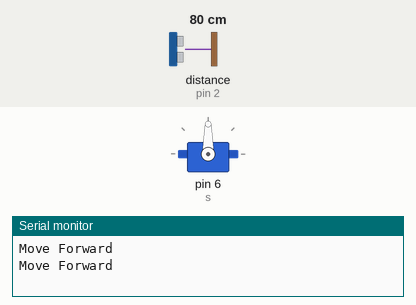
Bench run of a sketch on a simulated Arduino Uno, built with avr-gcc and run on an emulated ATmega328P. On the bench: servo, the last lines printed to the serial monitor. Wiring (inferred from the names in the program): ultrasonic range finder: trigger pin 3; echo pin 2. Inputs (shaded band) come from the test bench; at power-on: distance to the obstacle (sensor on pin 2) 80 cm. The echo pulse lasts 58.3 µs per cm.

Above: at 2.2 s.
2.3 s: distance to the obstacle (sensor on pin 2) set to 22 cm
4.2 s: distance to the obstacle (sensor on pin 2) set to 19 cm
At 5.7 s:
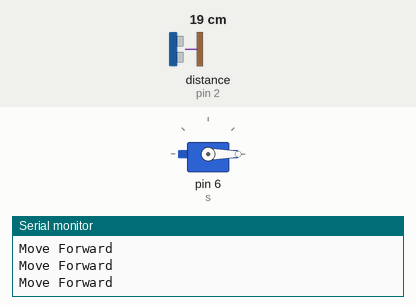
At 6.5 s:
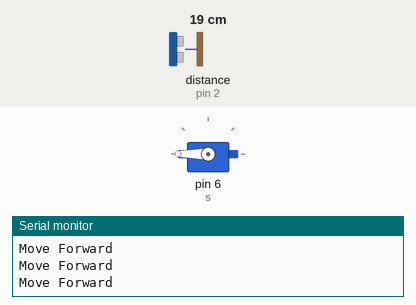
8.3 s: distance to the obstacle (sensor on pin 2) set to 35 cm
At 9.1 s:
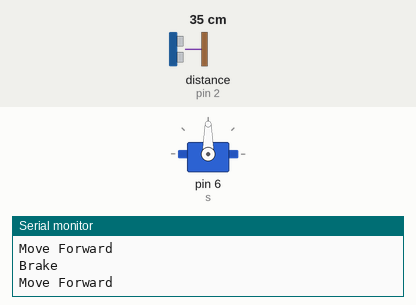
Timing chart, 0 to 11.3 s (numbered marks = the images above; inputs shaded):
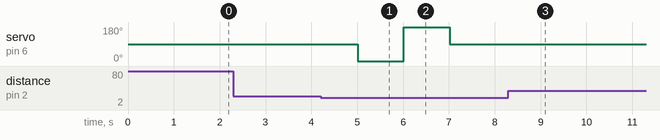

Measured:
- the behaviour switches between 21 and 20 cm on distance to the obstacle (sensor on pin 2) (found by bisection; images 0 and 1)
- after the input at 4.2 s, servo on pin 6 (s): 90° → 0° after 0.82 s, → 180° 1.0 s later, → 90° 1.0 s later
- after the input at 8.3 s, servo on pin 6 (s): stops changing and stays 90°

The sketch:

car_new_documented.ino
```cpp
#include<Servo.h>

// Initialize servo and distance variables
Servo s;
int distf=0,distl=0,distr=0;

void setup() {
  s.attach(6);              // Attach the servo motor to pin 6
  Serial.begin(9600);       // Start serial communication at 9600 baud
  pinMode(3,OUTPUT);        // Trigger pin for ultrasonic sensor
  pinMode(2,INPUT);         // Echo pin for ultrasonic sensor
  s.write(90);              // Set servo to center (90 degrees)
  delay(1000);              // Wait for servo to stabilize
}

void loop() {
  // Get front distance
  distf = getDistance();

  if(distf<20) { // Obstacle detected in front
    // Check left side
    s.write(0);
    delay(1000);
    distl = getDistance(); // Get left distance

    // Check right side
    s.write(180);
    delay(1000);
    distr = getDistance();  // Get right distance

    s.write(90); // Reset to front
    delay(1000);

    // Decide lane change direction
    if(distl>distr && distl>15) {
      Serial.println("Turn Left");
    }
    else if(distr>distl && distr>15) {
      Serial.println("Turn Right");
    }
    else {
      Serial.println("Brake");
    }
  } else {
    Serial.println("Move Forward");
  }

  delay(1000); // Wait before next loop
}

// Function to calculate distance using ultrasonic sensor
int getDistance() {
  digitalWrite(3,LOW);
  delayMicroseconds(2);
  digitalWrite(3,HIGH);
  delayMicroseconds(10);
  digitalWrite(3,LOW);

  // Calculate duration of echo pulse
  int duration = pulseIn(2,HIGH);

  // Convert to distance in cm (sound speed: 343 m/s)
  return duration*0.034/2;
}
```
